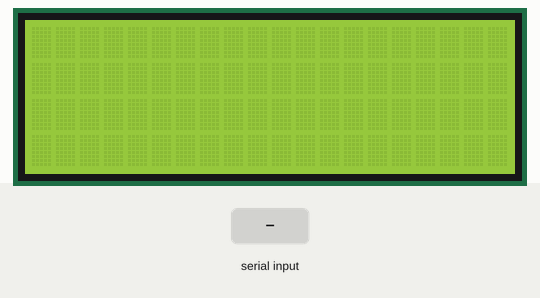
A sketch run on a simulated Arduino Uno, built with avr-gcc and run on an emulated ATmega328P. Shown: 20×4 character LCD. Inputs (shaded band) come from the test bench.

Above: at 1.2 s.
1.3 s: "1" received over Serial
2.9 s: "0" received over Serial
At 4.2 s:
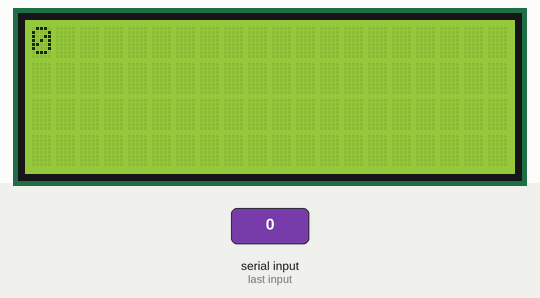
4.5 s: "2" received over Serial
Timing chart, 0 to 7.5 s (numbered marks = the images above; inputs shaded):
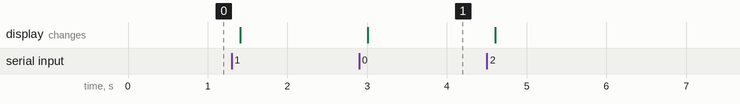

The sketch:

lcd-stats.ino
```cpp
#include <Wire.h>
#include <LiquidCrystal_I2C.h>
LiquidCrystal_I2C lcd(0x27, 2, 1, 0, 4, 5, 6, 7, 3, POSITIVE);

void setup()
{
  Serial.begin(9600);

  lcd.begin(20, 4);
  lcd.backlight();
  lcd.setCursor(0, 0);
}

void loop()
{
  if (Serial.available()) {

    delay(100);

    lcd.clear();
    int rowCounter = 0;
    int charactersRead = 0;
    while (Serial.available() > 0) {


      if (charactersRead && charactersRead % 20 == 0)
      {
        rowCounter = (rowCounter + 1) % 4;
        lcd.setCursor(0, rowCounter);
      }

      charactersRead ++;

      lcd.write(Serial.read());
    }
  }
}
```

Measured:
- after the input at 2.9 s, the display: changes after 0.10 s (image 1)
